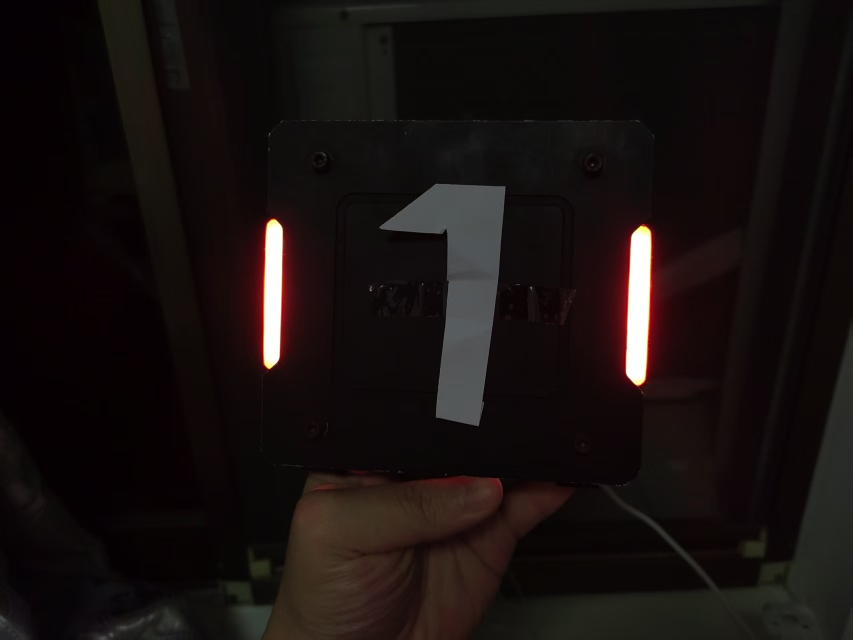
#> input picture ICBK算法组第三周周训项目/1.jpg, 1706 x 1279 px (shown at 1/2 size)
$ python '装甲板.py'
#> lines starting #> are read from the running program, lines starting #| are printed output that depends on the picture; after the words box and inside, x2 and y2 are one past the last pixel; in counts of white or black regions, pixels touching at a corner belong together
### ICBK算法组第三周周训项目/HSVfinding.py
import numpy as np
import cv2


def get_limits(color):
    c = np.uint8([[color]])                     #准备颜色数据
    hsvC = cv2.cvtColor(c, cv2.COLOR_BGR2HSV)   #把BGR颜色转换为HSV颜色

    hue = hsvC[0][0][0]                         #从HSV颜色中取出色调(H)分量

    # 特殊处理：红色的问题
    # 红色在HSV色环中很特殊，它位于色环的两端
    if hue >= 165:
        lowerLimit = np.array([hue - 10, 100, 100], dtype=np.uint8)
        upperLimit = np.array([180, 255, 255], dtype=np.uint8)
    elif hue <= 15:
        lowerLimit = np.array([0, 100, 100], dtype=np.uint8)
        upperLimit = np.array([hue + 10, 255, 255], dtype=np.uint8)

    #其他颜色处理
    else:
        lowerLimit = np.array([hue - 10, 100, 100], dtype=np.uint8)
        upperLimit = np.array([hue + 10, 255, 255], dtype=np.uint8)


    #返回上界与下界
    return lowerLimit, upperLimit

### ICBK算法组第三周周训项目/装甲板.py
import numpy as np
import cv2
from PIL import Image
from HSVfinding import get_limits

img_1=cv2.imread('1.jpg')
#> img_1 is the input picture: shape (1279, 1706, 3); mean B, G, R 15.7, 16.9, 23.6
img_2=cv2.imread('2.jpg')
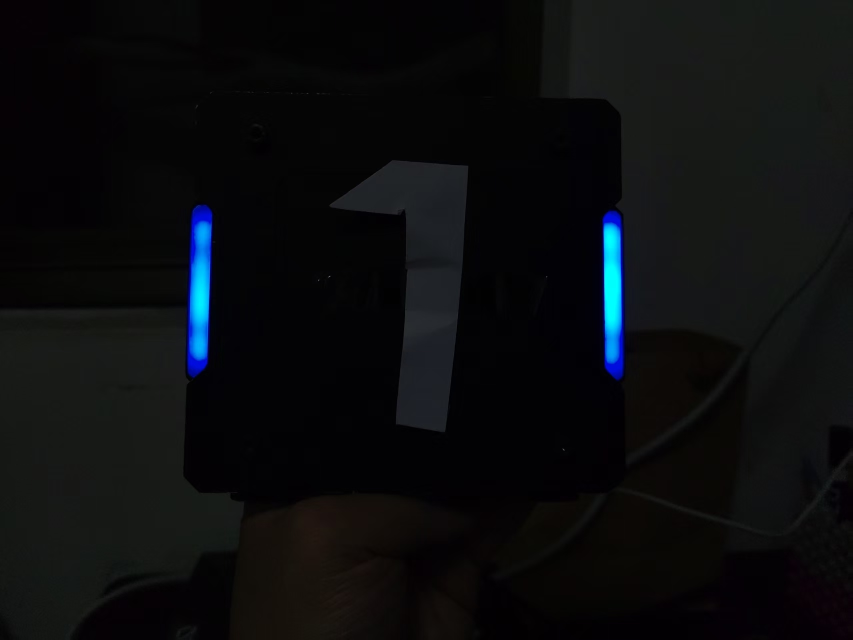
#> input picture ICBK算法组第三周周训项目/2.jpg, 1706 x 1279 px (shown at 1/2 size)
#> img_2 is the input picture: shape (1279, 1706, 3); mean B, G, R 14.3, 12.8, 11.5
img_3=cv2.imread('3.jpg')
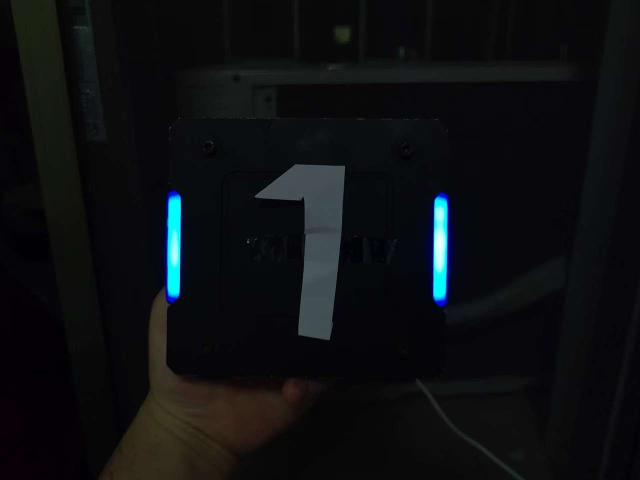
#> input picture ICBK算法组第三周周训项目/3.jpg, 1280 x 960 px (shown at 1/2 size)
#> img_3 is the input picture: shape (960, 1280, 3); mean B, G, R 17.2, 14.8, 13
img=cv2.resize(img_1,(800,600))
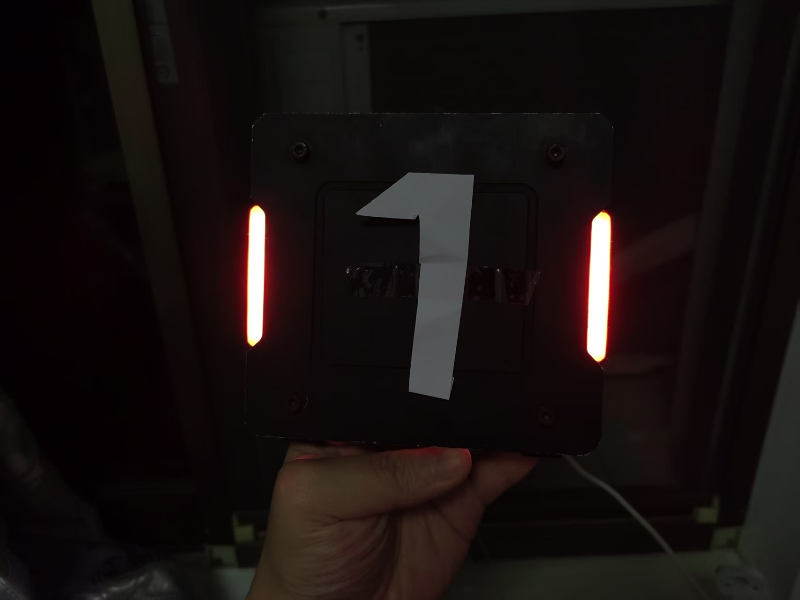
#> img: shape (600, 800, 3); mean B, G, R 15.7, 16.8, 23.5

fingcolar=[33,52,167]
hsv_img=cv2.cvtColor(img,cv2.COLOR_BGR2HSV)
#> hsv_img: shape (600, 800, 3); mean H, S, V 71.9, 115.3, 23.8
lowerLimit,upperLimit = get_limits(color=fingcolar)
mask=cv2.inRange(hsv_img,lowerLimit,upperLimit)
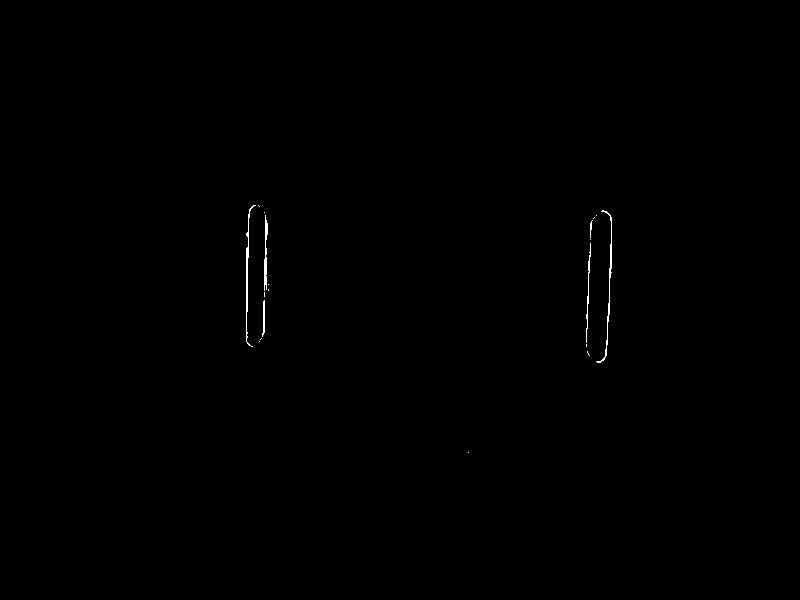
#> mask: shape (600, 800); 0.19% white in thin lines or dots, all inside (x1, y1, x2, y2) = (246, 205, 612, 453)
mask_pil=Image.fromarray(mask)
bbox=mask_pil.getbbox()
#> bbox = (246, 205, 612, 453)
print(bbox)
#| (246, 205, 612, 453)
if bbox is not None:
     x1,y1,x2,y2=bbox
#> x1 = 246; y1 = 205; x2 = 612; y2 = 453
     cv2.rectangle(img,(x1,y1),(x2,y2),(0,255,255),10)
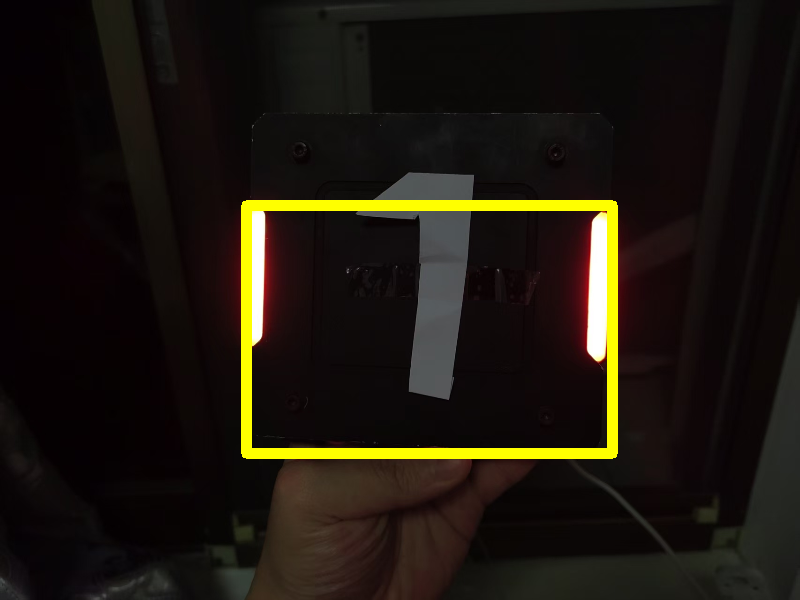
#> img: shape (600, 800, 3); 2.81% of pixels changed, all inside (x1, y1, x2, y2) = (241, 200, 618, 459)

cv2.imshow('img',img)
cv2.imshow('mask',mask)
cv2.waitKey(0)
